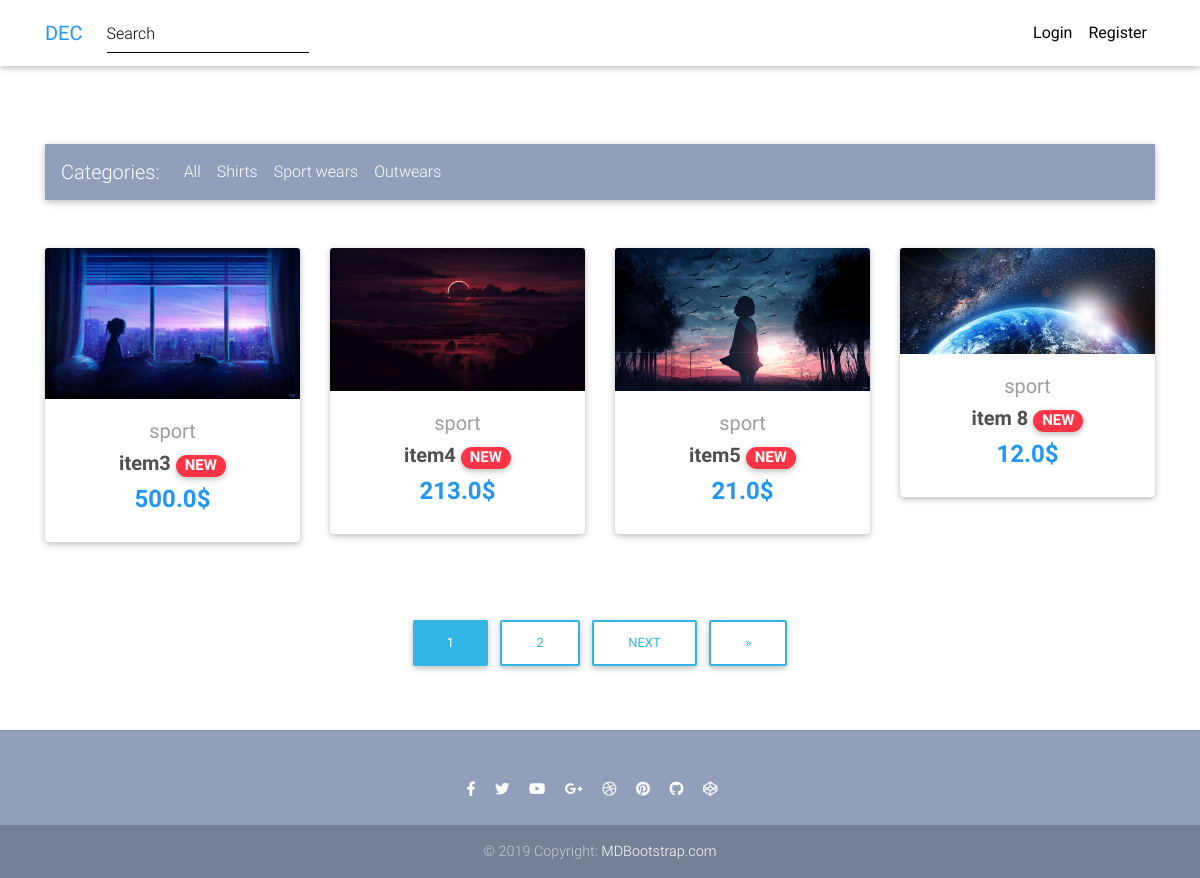
The page /sport/ on the database its author committed.
### store/models.py (models this page shows, shortened)
class Item(models.Model):
    title = models.CharField(max_length=200)
    description = models.TextField(null=True, blank=True)
    info = models.TextField(null=True, blank= True)
    price = models.FloatField()
    discount_price = models.FloatField(blank=True, null=True)
    image = models.ImageField(default="default.png", upload_to='item_pic')
    category = models.CharField(choices=CATEGORY, max_length=8)
    label = models.CharField(choices=LABEL, max_length=7, blank=True, null=True)

### store/views.py (the view)
# urls.py: path('sport/', SportsView.as_view(), name='sport'),
class SportsView(ListView):
    paginate_by = 4
    template_name = "sports-list.html"
    def get_queryset(self):
        self.item = Item.objects.filter(category='sport')
        return self.item

### templates/sports-list.html (shortened to what this page needs)
{% extends "base.html" %}
{% load static %}
{% block content %}
  <main class="mt-5 pt-2">
    <div class="container">
      {% include 'categories.html' %}
      <section class="text-center mb-4">
        <div class="row wow fadeIn">
          {% for instance in object_list %}
          <div class="col-lg-3 col-md-6 mb-4">
            <div class="card">
                <div class="view overlay">
                  <img src="{{ instance.image.url }}" class="card-img-top"
                    alt="">
                </div>
                <div class="card-body text-center">
                  <a href="{% url 'store:detail' instance.pk %}" class="grey-text">
                    <h5>{{ instance.category }}</h5>
                  </a>
                  <h5>
                    <strong>
                      <a href="" class="dark-grey-text">{{instance.title}}
                        <span class="badge badge-pill danger-color">NEW</span>
                      </a>
                    </strong>
                  </h5>
                  <h4 class="font-weight-bold blue-text">
                    <strong>
                      {% if instance.discount_price %}
                        {{instance.discount_price}}$
                      {% else %}
                        {{instance.price}}$
                      {% endif %}
                    </strong>
                  </h4>
                </div>
            </div>
          </div>
          {% endfor %}
        </div>
      </section>
      <nav class="d-flex justify-content-center wow fadeIn">
        <ul class="pagination pg-blue">
          {% if is_paginated %}
            <ul class="pagination pg-blue">
              {% for num in page_obj.paginator.page_range %}
                {% if page_obj.number == num %}
                  <li class="page-item">
                    <a class="btn btn-info mb-4" href="?page={{ num }}">{{ num }}</a>
                  </li>
                {% elif num > page_obj.number|add:'-3' and num < page_obj.number|add:'3' %}
                  <li class="page-item">
                    <a class="btn btn-outline-info mb-4" href="?page={{ num }}">{{ num }}</a>
                  </li>
                {% endif %}
              {% endfor %}
              {% if page_obj.has_next %}
              <li class="page-item">
                <a class="btn btn-outline-info mb-4" href="?page={{ page_obj.next_page_number }}">Next</a>
              </li>
              <li class="page-item">
                <a class="btn btn-outline-info mb-4" href="?page={{ page_obj.paginator.num_pages }}">&raquo;</a>
              </li>
              {% endif %}
            </ul>
          {% endif %}
      </nav>
    </div>
  </main>
{% endblock content %}

### rows shown on the page
Item: image (picture), category "sport", title "item3", discount_price "500.0"
Item: image (picture), category "sport", title "item4", price "213.0"
Item: image (picture), category "sport", title "item5", price "21.0"
Item: image (picture), category "sport", title "item 8", price "12.0"

### other values the page prints
{{ num }} "1"
{{ num }} "2"
